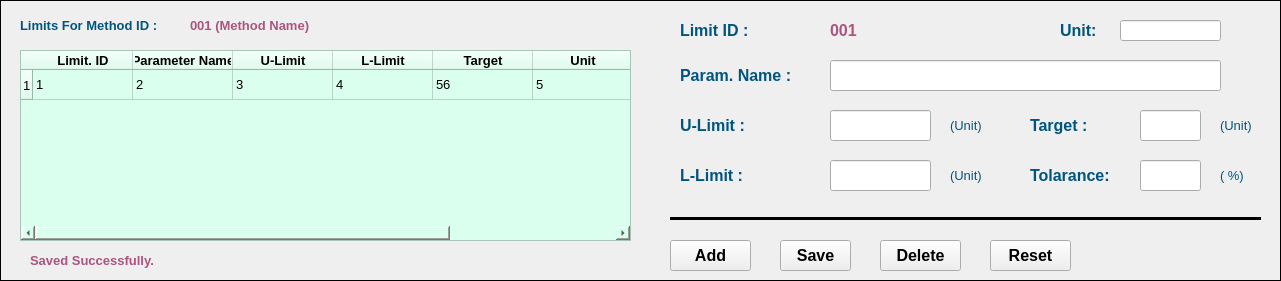
    <widget class="QFrame" name="frame_2">
     <property name="geometry">
      <rect>
       <x>20</x>
       <y>400</y>
       <width>1281</width>
       <height>281</height>
      </rect>
     </property>
     <property name="frameShape">
      <enum>QFrame::Box</enum>
     </property>
     <property name="frameShadow">
      <enum>QFrame::Plain</enum>
     </property>
     <widget class="QTableWidget" name="tableWidget_2">
      <property name="geometry">
       <rect>
        <x>20</x>
        <y>50</y>
        <width>611</width>
        <height>191</height>
       </rect>
      </property>
      <property name="font">
       <font>
        <family>Arial</family>
        <pointsize>10</pointsize>
       </font>
      </property>
      <property name="styleSheet">
       <string notr="true">background-color: rgb(219, 255, 239);</string>
      </property>
      <property name="frameShadow">
       <enum>QFrame::Plain</enum>
      </property>
      <property name="lineWidth">
       <number>2</number>
      </property>
      <property name="sortingEnabled">
       <bool>true</bool>
      </property>
      <row>
       <property name="text">
        <string>1</string>
       </property>
      </row>
      <column>
       <property name="text">
        <string>Limit. ID</string>
       </property>
       <property name="font">
        <font>
         <family>Arial</family>
         <pointsize>10</pointsize>
         <weight>75</weight>
         <bold>true</bold>
        </font>
       </property>
      </column>
      <column>
       <property name="text">
        <string>Parameter Name</string>
       </property>
       <property name="font">
        <font>
         <family>Arial</family>
         <pointsize>10</pointsize>
         <weight>75</weight>
         <bold>true</bold>
        </font>
       </property>
      </column>
      <column>
       <property name="text">
        <string>U-Limit</string>
       </property>
       <property name="font">
        <font>
         <family>Arial</family>
         <pointsize>10</pointsize>
         <weight>75</weight>
         <bold>true</bold>
        </font>
       </property>
      </column>
      <column>
       <property name="text">
        <string>L-Limit</string>
       </property>
       <property name="font">
        <font>
         <family>Arial</family>
         <pointsize>10</pointsize>
         <weight>75</weight>
         <bold>true</bold>
        </font>
       </property>
      </column>
      <column>
       <property name="text">
        <string>Target</string>
       </property>
       <property name="font">
        <font>
         <family>Arial</family>
         <pointsize>10</pointsize>
         <weight>75</weight>
         <bold>true</bold>
        </font>
       </property>
      </column>
      <column>
       <property name="text">
        <string>Unit</string>
       </property>
       <property name="font">
        <font>
         <family>Arial</family>
         <pointsize>10</pointsize>
         <weight>75</weight>
         <bold>true</bold>
        </font>
       </property>
      </column>
      <column>
       <property name="text">
        <string>Tolarance</string>
       </property>
       <property name="font">
        <font>
         <family>Arial</family>
         <pointsize>10</pointsize>
         <weight>75</weight>
         <bold>true</bold>
        </font>
       </property>
      </column>
      <item row="0" column="0">
       <property name="text">
        <string>1</string>
       </property>
       <property name="font">
        <font>
         <family>Arial</family>
         <pointsize>10</pointsize>
        </font>
       </property>
      </item>
      <item row="0" column="1">
       <property name="text">
        <string>2</string>
       </property>
       <property name="font">
        <font>
         <family>Arial</family>
         <pointsize>10</pointsize>
        </font>
       </property>
      </item>
      <item row="0" column="2">
       <property name="text">
        <string>3</string>
       </property>
       <property name="font">
        <font>
         <family>Arial</family>
         <pointsize>10</pointsize>
        </font>
       </property>
      </item>
      <item row="0" column="3">
       <property name="text">
        <string>4</string>
       </property>
       <property name="font">
        <font>
         <family>Arial</family>
         <pointsize>10</pointsize>
        </font>
       </property>
      </item>
      <item row="0" column="4">
       <property name="text">
        <string>56</string>
       </property>
       <property name="font">
        <font>
         <family>Arial</family>
         <pointsize>10</pointsize>
         <weight>50</weight>
         <bold>false</bold>
        </font>
       </property>
      </item>
      <item row="0" column="5">
       <property name="text">
        <string>5</string>
       </property>
       <property name="font">
        <font>
         <family>Arial</family>
         <pointsize>10</pointsize>
        </font>
       </property>
      </item>
      <item row="0" column="6">
       <property name="text">
        <string>6</string>
       </property>
       <property name="font">
        <font>
         <family>Arial</family>
         <pointsize>10</pointsize>
        </font>
       </property>
      </item>
     </widget>
     <widget class="QLabel" name="label_14">
      <property name="geometry">
       <rect>
        <x>20</x>
        <y>10</y>
        <width>161</width>
        <height>31</height>
       </rect>
      </property>
      <property name="font">
       <font>
        <family>Arial</family>
        <pointsize>10</pointsize>
        <weight>75</weight>
        <bold>true</bold>
       </font>
      </property>
      <property name="styleSheet">
       <string notr="true">color: rgb(0, 85, 127);</string>
      </property>
      <property name="text">
       <string>Limits For Method ID :</string>
      </property>
     </widget>
     <widget class="QLabel" name="label_15">
      <property name="geometry">
       <rect>
        <x>190</x>
        <y>10</y>
        <width>251</width>
        <height>31</height>
       </rect>
      </property>
      <property name="font">
       <font>
        <family>Arial</family>
        <pointsize>10</pointsize>
        <weight>75</weight>
        <bold>true</bold>
       </font>
      </property>
      <property name="styleSheet">
       <string notr="true">color: rgb(170, 85, 127);</string>
      </property>
      <property name="text">
       <string>001 (Method Name)</string>
      </property>
     </widget>
     <widget class="QLabel" name="label_16">
      <property name="geometry">
       <rect>
        <x>680</x>
        <y>20</y>
        <width>101</width>
        <height>21</height>
       </rect>
      </property>
      <property name="font">
       <font>
        <family>Arial</family>
        <pointsize>12</pointsize>
        <weight>75</weight>
        <bold>true</bold>
       </font>
      </property>
      <property name="styleSheet">
       <string notr="true">color: rgb(0, 85, 127);</string>
      </property>
      <property name="text">
       <string>Limit ID :</string>
      </property>
     </widget>
     <widget class="QLabel" name="label_18">
      <property name="geometry">
       <rect>
        <x>830</x>
        <y>20</y>
        <width>81</width>
        <height>21</height>
       </rect>
      </property>
      <property name="font">
       <font>
        <family>Arial</family>
        <pointsize>12</pointsize>
        <weight>75</weight>
        <bold>true</bold>
       </font>
      </property>
      <property name="styleSheet">
       <string notr="true">color: rgb(170, 85, 127);</string>
      </property>
      <property name="text">
       <string>001</string>
      </property>
     </widget>
     <widget class="QLineEdit" name="lineEdit_6">
      <property name="geometry">
       <rect>
        <x>830</x>
        <y>60</y>
        <width>391</width>
        <height>31</height>
       </rect>
      </property>
      <property name="font">
       <font>
        <family>Arial</family>
        <pointsize>12</pointsize>
        <weight>75</weight>
        <bold>true</bold>
       </font>
      </property>
     </widget>
     <widget class="QLabel" name="label_17">
      <property name="geometry">
       <rect>
        <x>680</x>
        <y>60</y>
        <width>121</width>
        <height>31</height>
       </rect>
      </property>
      <property name="font">
       <font>
        <family>Arial</family>
        <pointsize>12</pointsize>
        <weight>75</weight>
        <bold>true</bold>
       </font>
      </property>
      <property name="styleSheet">
       <string notr="true">color: rgb(0, 85, 127);</string>
      </property>
      <property name="text">
       <string>Param. Name :</string>
      </property>
     </widget>
     <widget class="QLabel" name="label_19">
      <property name="geometry">
       <rect>
        <x>680</x>
        <y>110</y>
        <width>121</width>
        <height>31</height>
       </rect>
      </property>
      <property name="font">
       <font>
        <family>Arial</family>
        <pointsize>12</pointsize>
        <weight>75</weight>
        <bold>true</bold>
       </font>
      </property>
      <property name="styleSheet">
       <string notr="true">color: rgb(0, 85, 127);</string>
      </property>
      <property name="text">
       <string>U-Limit :</string>
      </property>
     </widget>
     <widget class="QLineEdit" name="lineEdit_7">
      <property name="geometry">
       <rect>
        <x>830</x>
        <y>110</y>
        <width>101</width>
        <height>31</height>
       </rect>
      </property>
      <property name="font">
       <font>
        <family>Arial</family>
        <pointsize>12</pointsize>
        <weight>75</weight>
        <bold>true</bold>
       </font>
      </property>
     </widget>
     <widget class="QLabel" name="label_20">
      <property name="geometry">
       <rect>
        <x>950</x>
        <y>110</y>
        <width>41</width>
        <height>31</height>
       </rect>
      </property>
      <property name="font">
       <font>
        <family>Arial</family>
        <pointsize>10</pointsize>
        <weight>50</weight>
        <bold>false</bold>
       </font>
      </property>
      <property name="styleSheet">
       <string notr="true">color: rgb(0, 85, 127);</string>
      </property>
      <property name="text">
       <string>(Unit)</string>
      </property>
     </widget>
     <widget class="QLabel" name="label_21">
      <property name="geometry">
       <rect>
        <x>680</x>
        <y>160</y>
        <width>131</width>
        <height>31</height>
       </rect>
      </property>
      <property name="font">
       <font>
        <family>Arial</family>
        <pointsize>12</pointsize>
        <weight>75</weight>
        <bold>true</bold>
       </font>
      </property>
      <property name="styleSheet">
       <string notr="true">color: rgb(0, 85, 127);</string>
      </property>
      <property name="text">
       <string>L-Limit :</string>
      </property>
     </widget>
     <widget class="QLineEdit" name="lineEdit_8">
      <property name="geometry">
       <rect>
        <x>830</x>
        <y>160</y>
        <width>101</width>
        <height>31</height>
       </rect>
      </property>
      <property name="font">
       <font>
        <family>Arial</family>
        <pointsize>12</pointsize>
        <weight>75</weight>
        <bold>true</bold>
       </font>
      </property>
     </widget>
     <widget class="QLabel" name="label_22">
      <property name="geometry">
       <rect>
        <x>950</x>
        <y>160</y>
        <width>51</width>
        <height>31</height>
       </rect>
      </property>
      <property name="font">
       <font>
        <family>Arial</family>
        <pointsize>10</pointsize>
        <weight>50</weight>
        <bold>false</bold>
       </font>
      </property>
      <property name="styleSheet">
       <string notr="true">color: rgb(0, 85, 127);</string>
      </property>
      <property name="text">
       <string>(Unit)</string>
      </property>
     </widget>
     <widget class="QLabel" name="label_23">
      <property name="geometry">
       <rect>
        <x>1060</x>
        <y>20</y>
        <width>51</width>
        <height>21</height>
       </rect>
      </property>
      <property name="font">
       <font>
        <family>Arial</family>
        <pointsize>12</pointsize>
        <weight>75</weight>
        <bold>true</bold>
       </font>
      </property>
      <property name="styleSheet">
       <string notr="true">color: rgb(0, 85, 127);</string>
      </property>
      <property name="text">
       <string>Unit:</string>
      </property>
     </widget>
     <widget class="QLineEdit" name="lineEdit_9">
      <property name="geometry">
       <rect>
        <x>1120</x>
        <y>20</y>
        <width>101</width>
        <height>21</height>
       </rect>
      </property>
      <property name="font">
       <font>
        <family>Arial</family>
        <pointsize>8</pointsize>
        <weight>50</weight>
        <bold>false</bold>
       </font>
      </property>
     </widget>
     <widget class="QLabel" name="label_24">
      <property name="geometry">
       <rect>
        <x>1030</x>
        <y>160</y>
        <width>101</width>
        <height>31</height>
       </rect>
      </property>
      <property name="font">
       <font>
        <family>Arial</family>
        <pointsize>12</pointsize>
        <weight>75</weight>
        <bold>true</bold>
       </font>
      </property>
      <property name="styleSheet">
       <string notr="true">color: rgb(0, 85, 127);</string>
      </property>
      <property name="text">
       <string>Tolarance:</string>
      </property>
     </widget>
     <widget class="QLineEdit" name="lineEdit_10">
      <property name="geometry">
       <rect>
        <x>1140</x>
        <y>160</y>
        <width>61</width>
        <height>31</height>
       </rect>
      </property>
      <property name="font">
       <font>
        <family>Arial</family>
        <pointsize>12</pointsize>
        <weight>75</weight>
        <bold>true</bold>
       </font>
      </property>
     </widget>
     <widget class="QLabel" name="label_25">
      <property name="geometry">
       <rect>
        <x>1220</x>
        <y>160</y>
        <width>31</width>
        <height>31</height>
       </rect>
      </property>
      <property name="font">
       <font>
        <family>Arial</family>
        <pointsize>10</pointsize>
        <weight>50</weight>
        <bold>false</bold>
       </font>
      </property>
      <property name="styleSheet">
       <string notr="true">color: rgb(0, 85, 127);</string>
      </property>
      <property name="text">
       <string>( %)</string>
      </property>
     </widget>
     <widget class="Line" name="line_2">
      <property name="geometry">
       <rect>
        <x>670</x>
        <y>210</y>
        <width>591</width>
        <height>16</height>
       </rect>
      </property>
      <property name="frameShadow">
       <enum>QFrame::Plain</enum>
      </property>
      <property name="lineWidth">
       <number>3</number>
      </property>
      <property name="orientation">
       <enum>Qt::Horizontal</enum>
      </property>
     </widget>
     <widget class="QPushButton" name="pushButton_5">
      <property name="geometry">
       <rect>
        <x>670</x>
        <y>240</y>
        <width>81</width>
        <height>31</height>
       </rect>
      </property>
      <property name="font">
       <font>
        <family>Arial</family>
        <pointsize>12</pointsize>
        <weight>75</weight>
        <bold>true</bold>
       </font>
      </property>
      <property name="text">
       <string>Add</string>
      </property>
     </widget>
     <widget class="QPushButton" name="pushButton_6">
      <property name="geometry">
       <rect>
        <x>780</x>
        <y>240</y>
        <width>71</width>
        <height>31</height>
       </rect>
      </property>
      <property name="font">
       <font>
        <family>Arial</family>
        <pointsize>12</pointsize>
        <weight>75</weight>
        <bold>true</bold>
       </font>
      </property>
      <property name="text">
       <string>Save</string>
      </property>
     </widget>
     <widget class="QPushButton" name="pushButton_7">
      <property name="geometry">
       <rect>
        <x>880</x>
        <y>240</y>
        <width>81</width>
        <height>31</height>
       </rect>
      </property>
      <property name="font">
       <font>
        <family>Arial</family>
        <pointsize>12</pointsize>
        <weight>75</weight>
        <bold>true</bold>
       </font>
      </property>
      <property name="text">
       <string>Delete</string>
      </property>
     </widget>
     <widget class="QPushButton" name="pushButton_8">
      <property name="geometry">
       <rect>
        <x>990</x>
        <y>240</y>
        <width>81</width>
        <height>31</height>
       </rect>
      </property>
      <property name="font">
       <font>
        <family>Arial</family>
        <pointsize>12</pointsize>
        <weight>75</weight>
        <bold>true</bold>
       </font>
      </property>
      <property name="text">
       <string>Reset</string>
      </property>
     </widget>
     <widget class="QLabel" name="label_26">
      <property name="geometry">
       <rect>
        <x>30</x>
        <y>250</y>
        <width>461</width>
        <height>21</height>
       </rect>
      </property>
      <property name="font">
       <font>
        <family>Arial</family>
        <pointsize>10</pointsize>
        <weight>75</weight>
        <bold>true</bold>
       </font>
      </property>
      <property name="styleSheet">
       <string notr="true">color: rgb(170, 85, 127);</string>
      </property>
      <property name="text">
       <string>Saved Successfully.</string>
      </property>
     </widget>
     <widget class="QLabel" name="label_28">
      <property name="geometry">
       <rect>
        <x>1030</x>
        <y>110</y>
        <width>101</width>
        <height>31</height>
       </rect>
      </property>
      <property name="font">
       <font>
        <family>Arial</family>
        <pointsize>12</pointsize>
        <weight>75</weight>
        <bold>true</bold>
       </font>
      </property>
      <property name="styleSheet">
       <string notr="true">color: rgb(0, 85, 127);</string>
      </property>
      <property name="text">
       <string>Target :</string>
      </property>
     </widget>
     <widget class="QLineEdit" name="lineEdit_12">
      <property name="geometry">
       <rect>
        <x>1140</x>
        <y>110</y>
        <width>61</width>
        <height>31</height>
       </rect>
      </property>
      <property name="font">
       <font>
        <family>Arial</family>
        <pointsize>12</pointsize>
        <weight>75</weight>
        <bold>true</bold>
       </font>
      </property>
     </widget>
     <widget class="QLabel" name="label_29">
      <property name="geometry">
       <rect>
        <x>1220</x>
        <y>110</y>
        <width>41</width>
        <height>31</height>
       </rect>
      </property>
      <property name="font">
       <font>
        <family>Arial</family>
        <pointsize>10</pointsize>
        <weight>50</weight>
        <bold>false</bold>
       </font>
      </property>
      <property name="styleSheet">
       <string notr="true">color: rgb(0, 85, 127);</string>
      </property>
      <property name="text">
       <string>(Unit)</string>
      </property>
     </widget>
    </widget>
